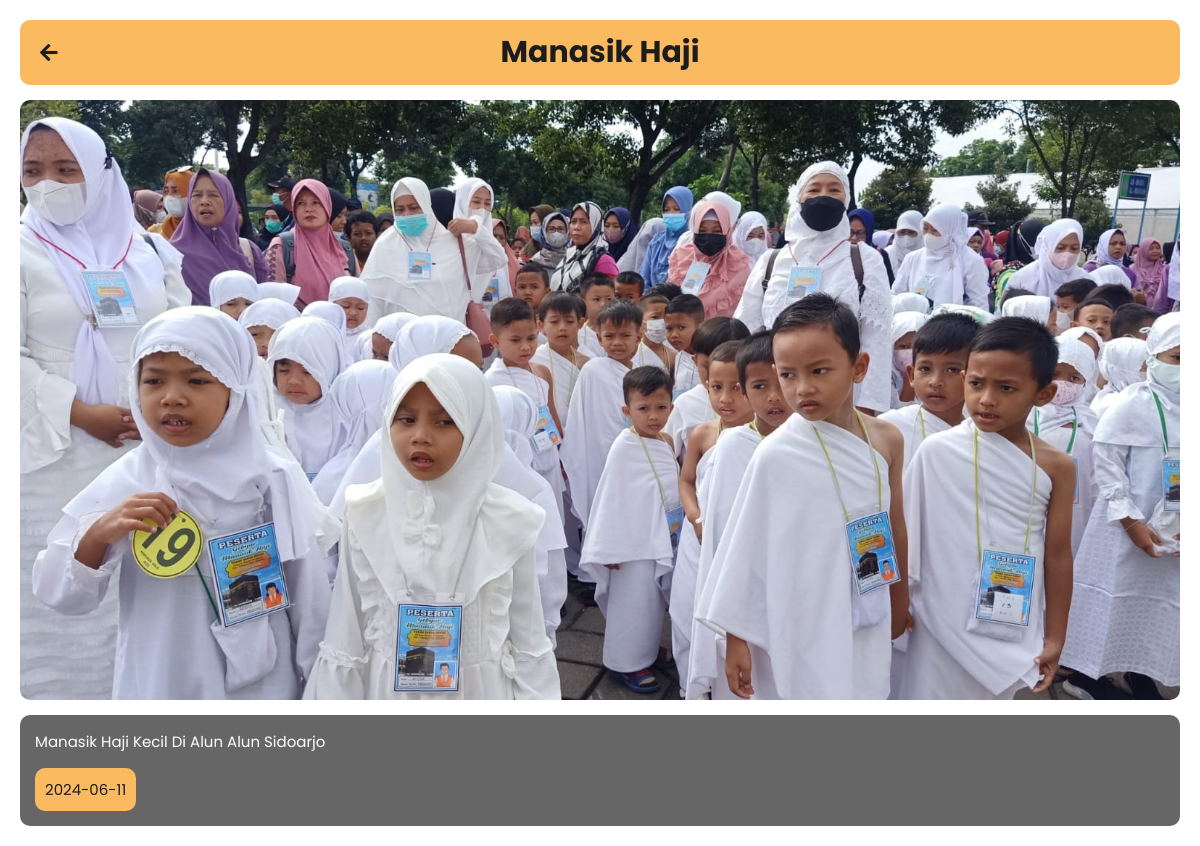
Screenshot of /siswa/detail_kegiatan.php?id_kegiatan=2 (signed in) with the database file from the repository.
### tables this page shows
CREATE TABLE `informasi_kegiatan` (
  `id_kegiatan` int(11) NOT NULL,
  `nama_kegiatan` varchar(50) NOT NULL DEFAULT '',
  `deskripsi` varchar(50) NOT NULL DEFAULT '',
  `dokumentasi` varchar(255) DEFAULT '',
  `tgl_kegiatan` date NOT NULL
);

### siswa/detail_kegiatan.php (the view, shortened to what this page needs)
<?php
include '../conn.php';
if (isset($_GET['id_kegiatan'])) {
    $id_kegiatan = $_GET['id_kegiatan'];
    $kegiatan_query = "SELECT * FROM informasi_kegiatan WHERE id_kegiatan = $id_kegiatan";
    $kegiatan = $conn->query($kegiatan_query);
    $kegiatan = $kegiatan->fetch_assoc();
} else {
    header('Location: index.php');
}
?>
<!DOCTYPE html>
<html lang="en">
<head>
    <link rel="stylesheet" href="https://cdnjs.cloudflare.com/ajax/libs/font-awesome/5.15.4/css/all.min.css">
    <link rel="stylesheet" href="https://cdnjs.cloudflare.com/ajax/libs/lightgallery-js/1.4.0/css/lightgallery.min.css">
    <link rel="stylesheet" href="../assets/css/style.css">
</head>
<body>
    <div class="detail-kegiatan">
        <div class="container">
            <div class="title">
                <h1><?= $kegiatan['nama_kegiatan'] ?></h1>
                <a href="index.php" class="back"><i class="fas fa-arrow-left"></i></a>
            </div>
            <div class="image">
                <img src="../uploads/<?= $kegiatan['dokumentasi'] ?>" alt="<?= $kegiatan['nama_kegiatan'] ?>">
            </div>
            <div class="description">
                <p><?= $kegiatan['deskripsi'] ?></p>
                <div class="date">
                    <p><?= $kegiatan['tgl_kegiatan'] ?></p>
                </div>
            </div>
        </div>
    </div>
</body>
</html>

### assets/css/style.css (style rules this page uses)
:root { --orange: #f9ba60; --pink: #e9768f; --black: #1d1c1c; --white: #fff; --light-color: #666; --box-shadow: 0 0.5rem 1.5rem rgba(0, 0, 0, 0.1); }
* { font-family: "Poppins", sans-serif; margin: 0; padding: 0; box-sizing: border-box; outline: none; border: none; text-decoration: none; text-transform: capitalize; transition: all 0.2s linear; }
html { font-size: 62.5%; overflow-x: hidden; scroll-behavior: smooth; }
.detail-kegiatan { width: 100%; }
.detail-kegiatan .container { width: 100%; padding: 2rem; display: flex; flex-direction: column; justify-content: center; align-items: center; gap: 1.5rem; }
.detail-kegiatan .title { position: relative; width: 100%; display: flex; justify-content: center; align-items: center; flex-direction: column; padding: 1rem; background-color: var(--orange); border-radius: 10px; -webkit-border-radius: 10px; -moz-border-radius: 10px; -ms-border-radius: 10px; -o-border-radius: 10px; }
.detail-kegiatan .title .back { position: absolute; display: flex; left: 2rem; font-size: 2rem; color: var(--black); cursor: pointer; }
.detail-kegiatan .title h1 { font-size: 3rem; color: var(--black); }
.detail-kegiatan .image { width: 100%; height: 600px; display: flex; justify-content: center; align-items: center; }
.detail-kegiatan .image img { width: 100%; height: 100%; object-fit: cover; border-radius: 10px; -webkit-border-radius: 10px; -moz-border-radius: 10px; -ms-border-radius: 10px; -o-border-radius: 10px; }
.detail-kegiatan .description { width: 100%; display: flex; flex-direction: column; gap: 1.5rem; padding: 1.5rem; background-color: var(--light-color); border-radius: 10px; -webkit-border-radius: 10px; -moz-border-radius: 10px; -ms-border-radius: 10px; -o-border-radius: 10px; }
.detail-kegiatan .description p { font-size: 1.5rem; color: var(--white); }
.detail-kegiatan .description .date { width: fit-content; display: flex; justify-content: flex-start; align-items: center; padding: 1rem; background-color: var(--orange); border-radius: 10px; -webkit-border-radius: 10px; -moz-border-radius: 10px; -ms-border-radius: 10px; -o-border-radius: 10px; }
.detail-kegiatan .description .date p { font-size: 1.5rem; color: var(--black); }

### rows the page displays
informasi_kegiatan: nama_kegiatan "Manasik Haji", dokumentasi (picture), deskripsi "Manasik Haji Kecil Di Alun Alun Sidoarjo", tgl_kegiatan "2024-06-11"
